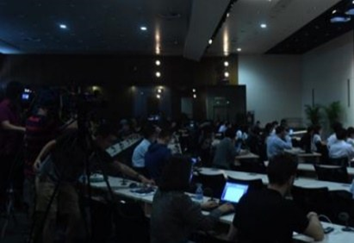
#> input picture data/origin/room_in.png, 354 x 243 px
$ python -i RetinexAdvance.py   (imports and definitions only)
#> lines starting #> are read from the running program, lines starting #| are printed output that depends on the picture
#> further down, picture is the input picture: shape (243, 354, 3); mean B, G, R 34.9, 30.7, 25.5
import cv2
import numpy as np
import source.TraditionalRetinex as re


def logarithmicTransformation(img):
    """
    对数域变换
    :param img: 低照度图像
    :return pretreatment: 预处理之后的图像
    """
    src = cv2.cvtColor(img, cv2.COLOR_BGR2GRAY)
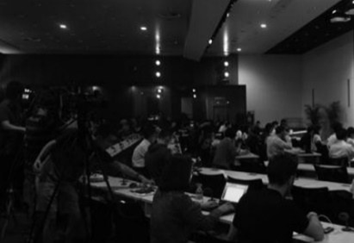
#> src: shape (243, 354); min 0, max 255, mean 29.6
    info = src.shape
#> info = (243, 354)
    log_sum = np.double(0)
    for i in range(info[0]):
        for j in range(info[1]):
            log_sum += np.log(np.double(src[i, j]) + 0.000001)
#> after the loop, log_sum = 246900.8

    p_avg = np.exp(log_sum / (info[0] * info[1]))
#> p_avg = 17.64
    (minVal, maxVal, minLoc, maxLoc) = cv2.minMaxLoc(src)
#> minVal = 0; maxVal = 255; minLoc = (223, 18); maxLoc = (226, 63)
    p0 = np.log(src/p_avg + 1) / np.log(maxVal/p_avg + 1)
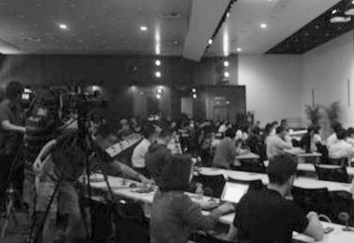
#> p0: shape (243, 354) float64; min 0, max 1, mean 0.299
    ec = p0 / (src + 0.000001)
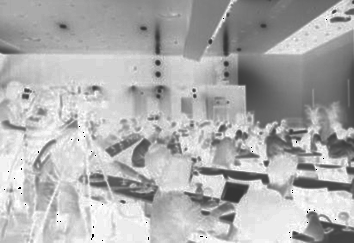
#> ec: shape (243, 354) float64; min 0, max 0.0201, mean 0.0138; drawn with min black and max white
    b, g, r = cv2.split(img)
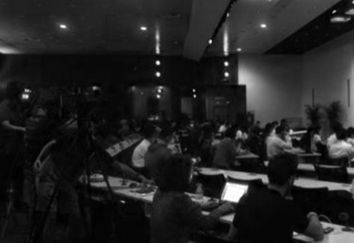
#> b: shape (243, 354); min 0, max 255, mean 34.9
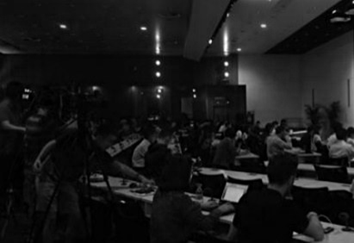
#> r: shape (243, 354); min 0, max 255, mean 25.5
    pretreatment = cv2.merge([ec * b, ec * g, ec * r])
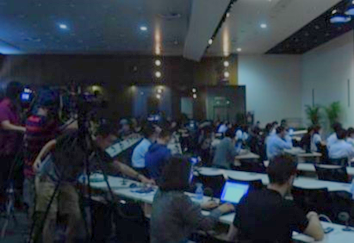
#> pretreatment: shape (243, 354, 3) float64; mean B, G, R 0.362, 0.309, 0.258; drawn with min black and max white
    return pretreatment


def quantizedSingledMSR(img, sigma_list, d=2):
    """
    量化单通道MSR
    :param img:
    :param sigma_list:
    :param d:
    :return:
    """
    # 因为调用的是cv2中内置高斯滤波，最终结果与真实结果并不一样，即使将卷积核size作为参数传入
    rout = re.multi_scale_retinex(np.double(img), sigma_list, size=3)

    mean = np.mean(rout)

    r_sum = np.double(0)
    for i in range(rout.shape[0]):
        for j in range(rout.shape[1]):
            r_sum += np.square(rout[i, j] - mean)

    stddev = np.sqrt(r_sum / (rout.shape[0] * rout.shape[1]))
    mini = np.abs(mean - d * stddev)
    maxi = mean + d * stddev
    routnew = ((rout - mini) / (maxi - mini)) * 255
    rc = np.double(routnew) / rout
    cv2.imshow('routnew', np.uint8(np.minimum(np.maximum(routnew, 0), 255)))
    return np.uint8(np.minimum(np.maximum(routnew, 0), 255)), rc


def integration(img, sigma_list):
    """
    三通道集成
    :param img:
    :param sigma_list:
    :return:
    """
    img_pre = logarithmicTransformation(img)
    b, g, r = cv2.split(img_pre)
    routnew, ec = quantizedSingledMSR(r, sigma_list)
    bout = np.multiply(b, ec)
    gout = np.multiply(g, ec)
    img_solved = np.dstack([bout, gout, np.double(routnew)])
    return np.uint8(np.minimum(np.maximum(img_solved, 0), 255))

>>> import cv2
>>> picture = cv2.imread('../data/origin/room_in.png')
>>> result = logarithmicTransformation(picture)
